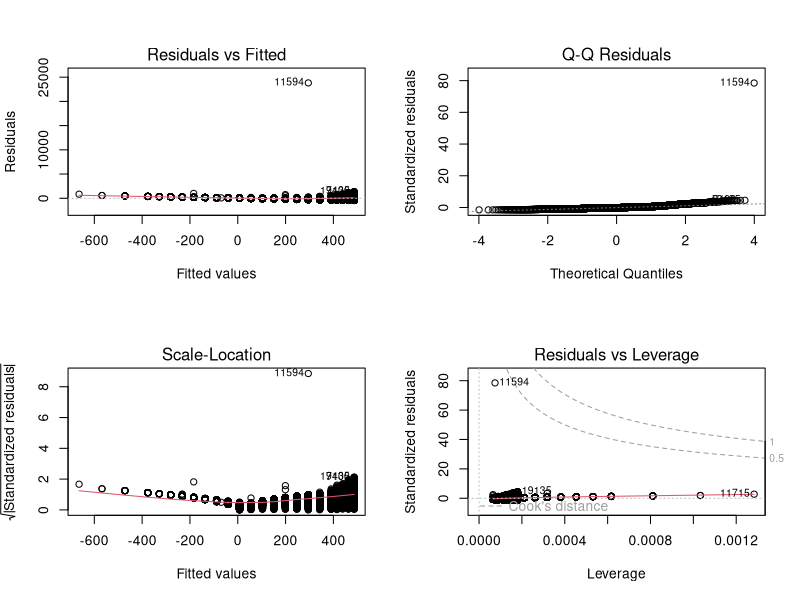
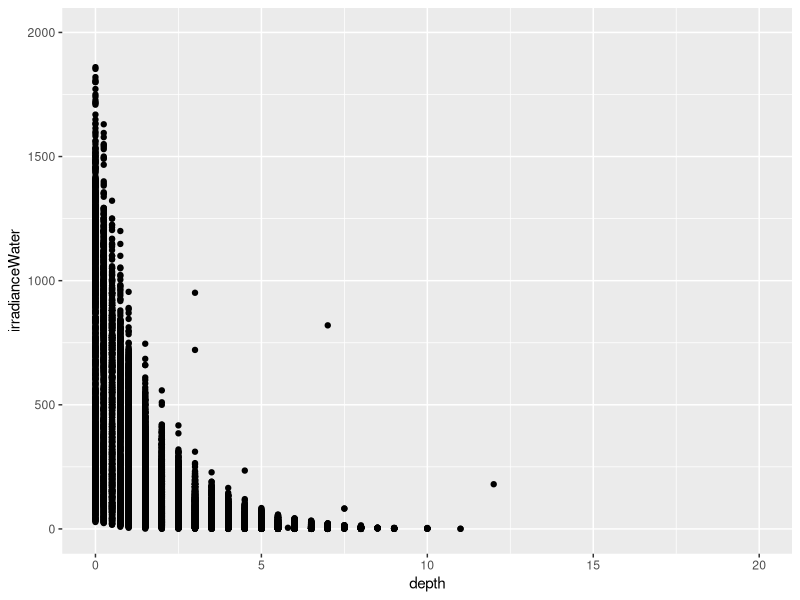
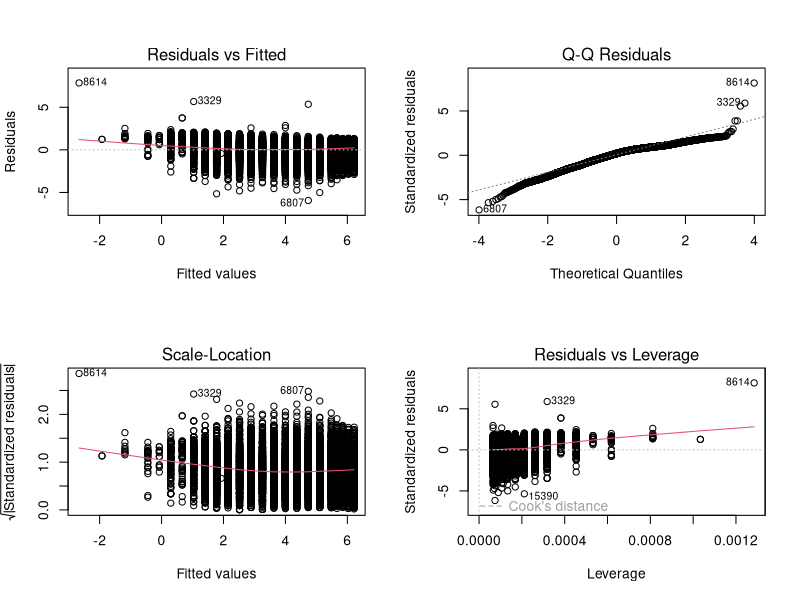
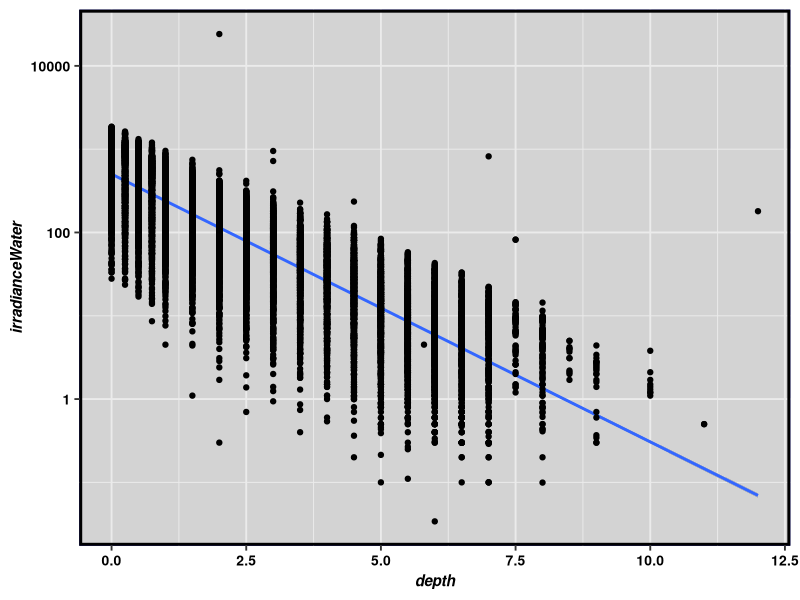
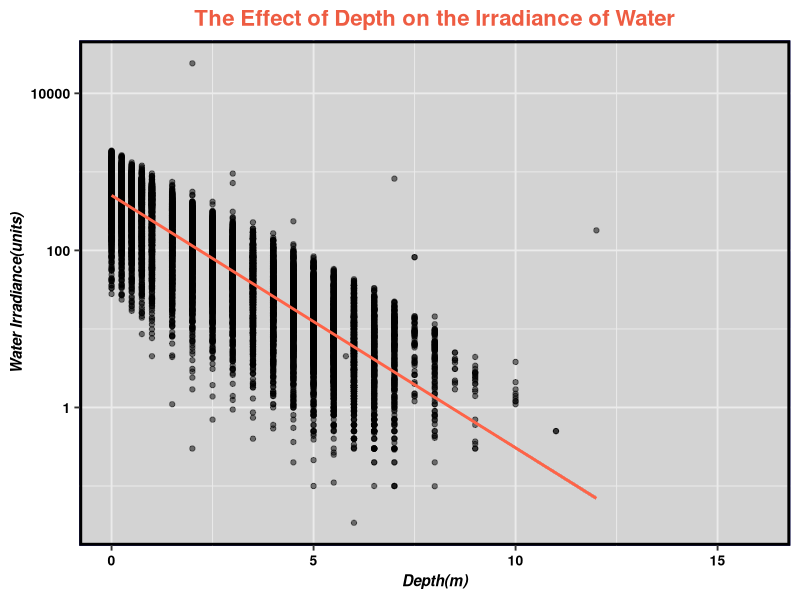
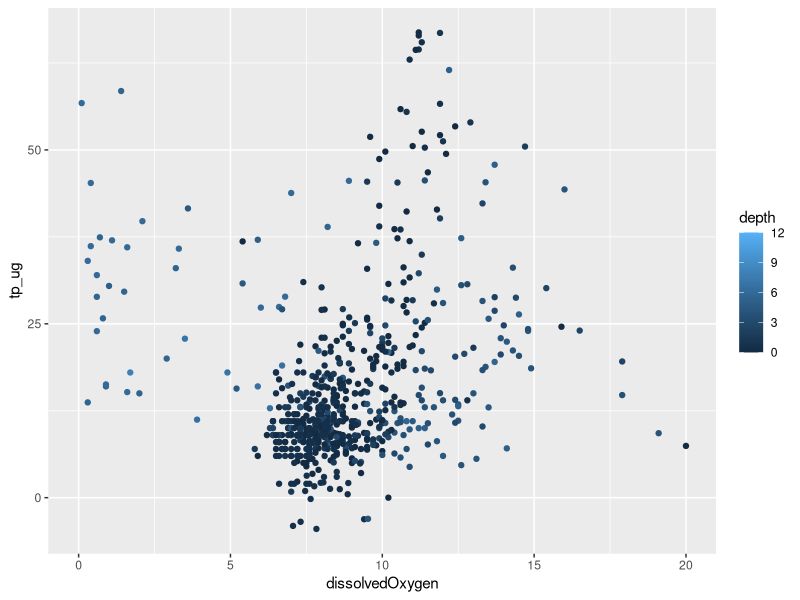
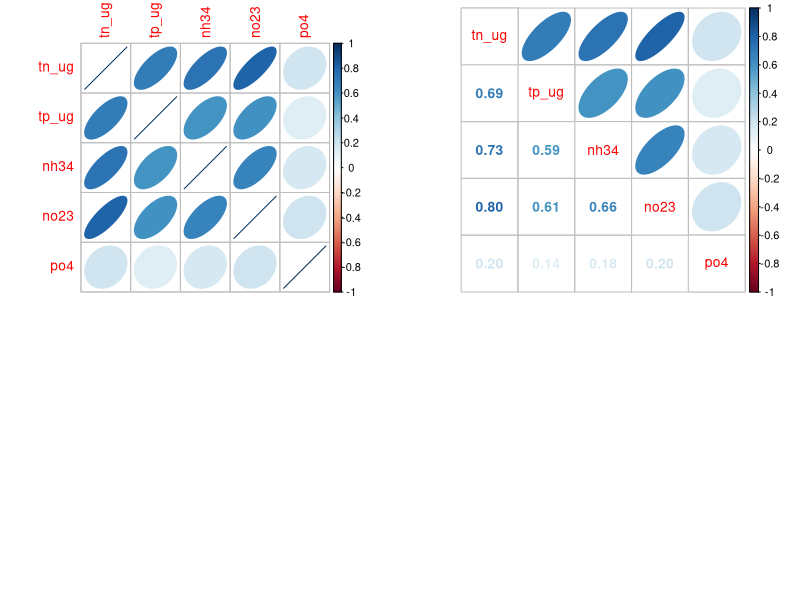
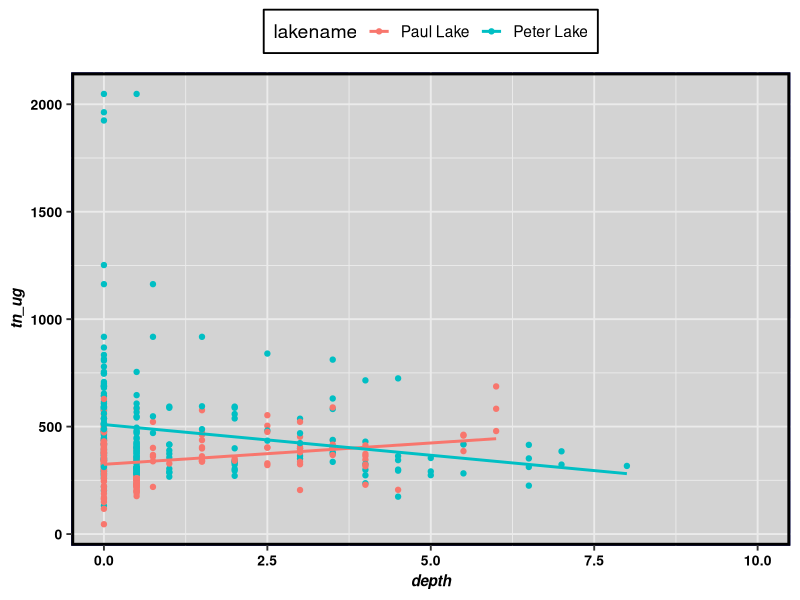

Source code (R) for these figures, in order:
## ---- chunk 1
getwd()
library(tidyverse)
setwd("~/Desktop/Environmental Data Analytics/Environmental_Data_Analytics/Data/Processed")
PeterPaul.chem.nutrients <- read.csv("NTL-LTER_Lake_Chemistry_Nutrients_PeterPaul_Processed.csv")

# Set date to date format
PeterPaul.chem.nutrients$sampledate <- as.Date(PeterPaul.chem.nutrients$sampledate, 
                                               format = "%Y-%m-%d")

gabytheme <- theme_bw(base_size = 14) + 
  theme(plot.title=element_text(face="bold", size="16", color="tomato2", hjust=0.5),
        axis.title=element_text(face="bold.italic", size=11, color="black"),
axis.text = element_text(face="bold", size=10, color = "black"), 
panel.background=element_rect(fill="lightgray", color="darkblue"), 
panel.border = element_rect(color = "black", size = 2),
legend.position = "top", legend.background = element_rect(fill="white", color="black"),
            legend.key = element_rect(fill="transparent", color="NA"))

## ---- chunk 2
irradiance.regression <- lm(PeterPaul.chem.nutrients$irradianceWater ~ PeterPaul.chem.nutrients$depth)
# another way to format the lm function (y variable on left of tilda, x variable on right of tilda)

## ---- chunk 3
irradiance.regression <- lm(data = PeterPaul.chem.nutrients, irradianceWater ~ depth)
summary(irradiance.regression)
## ---- chunk 4
cor.test(PeterPaul.chem.nutrients$irradianceWater, PeterPaul.chem.nutrients$depth)
## ---- chunk 5
par(mfrow=c(2,2))
plot(irradiance.regression)
## ---- chunk 6

# Plot the regression
irradiancebydepth <- 
  ggplot(PeterPaul.chem.nutrients, aes(x = depth, y = irradianceWater)) +
  ylim(0, 2000) +
  geom_point() 
print(irradiancebydepth) 
## ---- chunk 7
PeterPaul.chem.nutrients <- filter(PeterPaul.chem.nutrients, irradianceWater != 0)
irradiance.regression2 <- lm(data = PeterPaul.chem.nutrients, log(irradianceWater) ~ depth)
summary(irradiance.regression2)
## ---- chunk 8
par(mfrow=c(2,2))
plot(irradiance.regression2)




## ---- chunk 9
irradiancebydepth2 <- 
  ggplot(PeterPaul.chem.nutrients, aes(x = depth, y = irradianceWater)) +
  geom_smooth(method = "lm") +
  scale_y_log10() +  ###this puts log-transformed breaks in the y-scale
  geom_point() +
  gabytheme
print(irradiancebydepth2) 

## ---- chunk 10
irradiancebydepth2 <- 
    ggplot(PeterPaul.chem.nutrients, aes(x = depth, y = irradianceWater)) +
    geom_point(alpha=0.5) +  #alpha changes the transparency of the points
    scale_y_log10() +
  scale_x_continuous(breaks=c(0,2,4,6,8,10,12))+ xlim(0,16) +
    geom_smooth(method = 'lm', se = TRUE, color = "tomato") +
  gabytheme+
  labs(title="The Effect of Depth on the Irradiance of Water", x="Depth(m)", y="Water Irradiance(units)")
  ###geom_text(=)   ###Add line of eqaution
print(irradiancebydepth2)
## ---- chunk 11
cor.test(PeterPaul.chem.nutrients$irradianceWater, PeterPaul.chem.nutrients$depth, method = "spearman", exact = FALSE)
## ---- chunk 12
TPregression <- lm(data = PeterPaul.chem.nutrients, tp_ug ~ depth + dissolvedOxygen)
summary(TPregression)
## ---- chunk 13
TPplot <- ggplot(PeterPaul.chem.nutrients, 
                 aes(x = dissolvedOxygen, y = tp_ug, color = depth)) +
  geom_point() +
  xlim(0, 20)
print(TPplot)
## ---- chunk 14
install.packages("corrplot")
library(corrplot)
PeterPaulnutrients <- 
  PeterPaul.chem.nutrients %>%
  select(tn_ug:po4) %>%  ##selected only the columns that pertain to nutrients
  na.omit()     ###omitted the NA's, This omits NA across total data set, which is why she selected the columns of nutrients first, so it wouldn't affect other data
PeterPaulCorr <- cor(PeterPaulnutrients)
corrplot(PeterPaulCorr, method = "ellipse")
corrplot.mixed(PeterPaulCorr, upper = "ellipse")  ###OR USE GGPAIRS
## ---- chunk 15
PeterPaul.naomit <- na.omit(PeterPaul.chem.nutrients)  ##omit NA's from data set-we want to put in only complete info. Because this only gives us like 242 variables, we need to ensure we maximize our explanatory power of the model
## ---- chunk 16
TPAIC <- lm(data = PeterPaul.naomit, tp_ug ~ depth + dissolvedOxygen + 
              temperature_C + tn_ug + po4)

## ---- chunk 17
step(TPAIC)  ###Step function 
TPmodel <- lm(data = PeterPaul.naomit, tp_ug ~ temperature_C + tn_ug)
summary(TPmodel)

## ---- chunk 18
TPmodel <- lm(data = PeterPaul.naomit, tp_ug ~ temperature_C + tn_ug)
summary(TPmodel)
## ---- chunk 19
# main effects
TNancova.main <- lm(data = PeterPaul.chem.nutrients, tn_ug ~ lakename + depth)
summary(TNancova.main)
## ---- chunk 20

TNancova.interaction <- lm(data = PeterPaul.chem.nutrients, tn_ug ~ lakename * depth)
summary(TNancova.interaction)
## ---- chunk 21
TNplot <- ggplot(PeterPaul.chem.nutrients, aes(x = depth, y = tn_ug, color = lakename)) + 
  geom_point() + 
  geom_smooth(method = "lm", se = FALSE) +
  xlim(0, 10) +gabytheme
print(TNplot)
